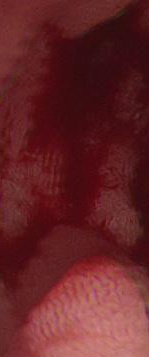
#> input picture CutDM/bboxdesenfoque (148).jpg, 149 x 357 px; its folder holds only this picture in this run
$ python IPR.py   (older library calls are emulated)
#> lines starting #> are read from the running program, lines starting #| are printed output that depends on the picture; after the words box and inside, x2 and y2 are one past the last pixel; in counts of white or black regions, pixels touching at a corner belong together
# -*- coding: utf-8 -*-
"""
Created on Thu Jul 25 18:21:18 2019

@author: Nataly
"""
import cv2
import numpy as np
import pylab as plt
from matplotlib import pyplot as plt
from scipy import ndimage as ndi

from skimage import feature
from skimage.morphology import skeletonize

def tloga(img):
    img = (np.log(img+1)/(np.log(1+np.max(img))))*255
    img = np.array(img,dtype=np.uint8)
    return img

def normalizacionMaxMin(img):
    img2 = cv2.normalize(img, None, 0, 255, norm_type=cv2.NORM_MINMAX, dtype=cv2.CV_8UC3)
    return img2

import glob
from skimage.filters import roberts, sobel, sobel_h, sobel_v, scharr


for file in glob.glob("*.jpg"):
    img=cv2.imread(file)
#> img is the input picture: shape (357, 149, 3); mean B, G, R 38.7, 36, 100.4
    img=normalizacionMaxMin(img)
    #plt.imshow(img)
    #plt.show()
    YUV=cv2.cvtColor(img,cv2.COLOR_BGR2YUV)
#> YUV: shape (357, 149, 3); mean of channels 0, 1, 2 63.2, 117.9, 176.2
    Y,U,V=cv2.split(YUV)
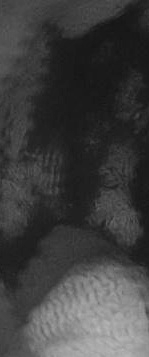
#> Y: shape (357, 149); min 19, max 186, mean 63.2
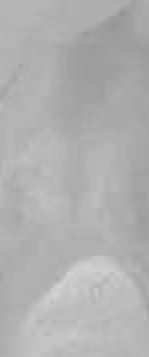
#> V: shape (357, 149); min 144, max 215, mean 176.2
    plt.imshow(V)
    plt.show()
    # Calcution of Sobelx
    sobelx = cv2.Sobel(V,cv2.CV_64F,1,0,ksize=5)

    # Calculation of Sobely
    sobely = cv2.Sobel(V,cv2.CV_64F,0,1,ksize=5)
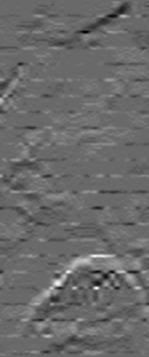
#> sobely: shape (357, 149) float64; min -610, max 858, mean 3.3; drawn with min black and max white
    sobelf = np.hypot(sobelx, sobely)
    sobelf *= 255.0 / np.max(sobelf)
    edge_roberts = roberts(V)
    edge_sobel = sobel(V)


    # Calculation of Laplacian
    laplacian = cv2.Laplacian(V,cv2.CV_64F)
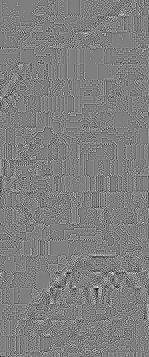
#> laplacian: shape (357, 149) float64; min -15, max 15, mean -0.00122; drawn with min black and max white

    #canny
    #img2 = cv2.normalize(V, None, 0, 1, norm_type=cv2.NORM_MINMAX, dtype=cv2.CV_8UC3)

    min_ = 100
    max_ = 250
    th3 = cv2.adaptiveThreshold(V,255,cv2.ADAPTIVE_THRESH_GAUSSIAN_C,cv2.THRESH_BINARY,11,2)
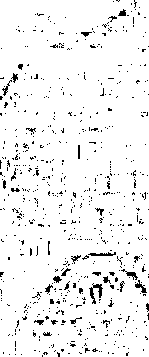
#> th3: shape (357, 149); 94.6% white; black in thin lines or dots
    edges = cv2.Canny(img,min_,max_,L2gradient=False)
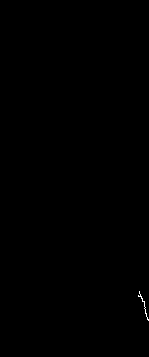
#> edges: shape (357, 149); 0.07% white in thin lines or dots, all inside (x1, y1, x2, y2) = (138, 291, 149, 321)
    # [7 lines of commented-out code are left out]
    plt.imshow(edges*-1,'Greys')
    plt.show()
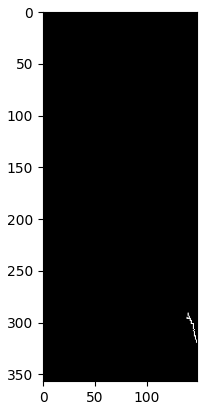
#> figure drawn by matplotlib, 1 panel
    plt.imshow(th3,'Greys')
    plt.show()
    #plt.imshow(edge_roberts,'Greys')
    #plt.show()

$ run again, on CutDM/bboxdesenfoque (263).jpg
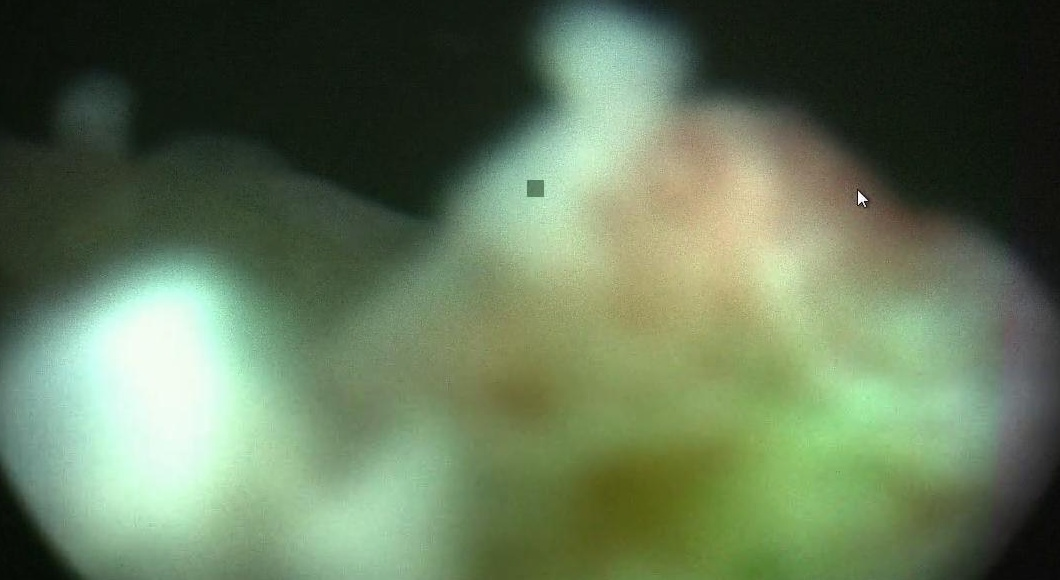
#> input picture CutDM/bboxdesenfoque (263).jpg, 1060 x 580 px
#> img is the input picture: shape (580, 1060, 3); mean B, G, R 88.5, 117.9, 99.2
#> YUV: shape (580, 1060, 3); mean of channels 0, 1, 2 108.9, 118.1, 119.4
#> `th3 = cv2.adaptiveThreshold(V,255,cv2.ADAPTIVE_THRESH_GAUSSIAN_C,cv2.T..`:
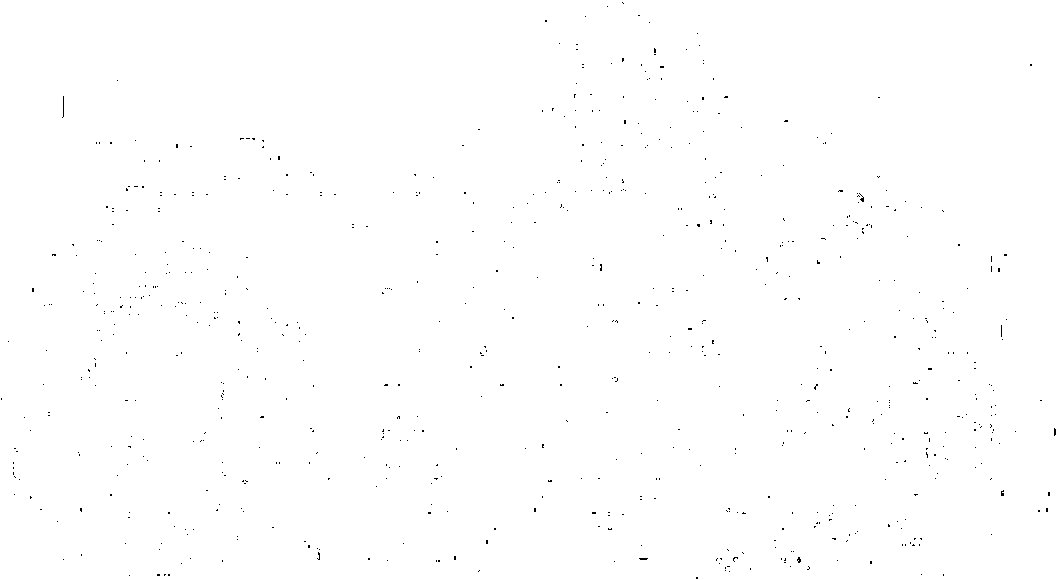
#> th3: shape (580, 1060); 99.7% white; black in thin lines or dots
#> edges: shape (580, 1060); 0.02% white in thin lines or dots, all inside (x1, y1, x2, y2) = (526, 179, 868, 209)
#> `plt.show()`:
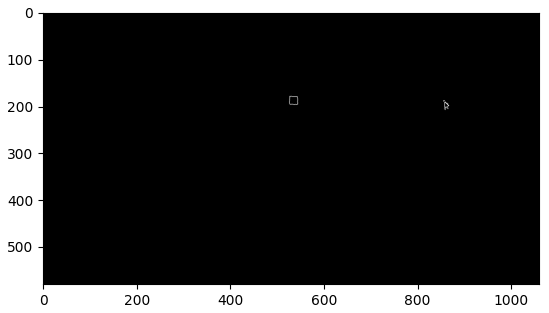
#> figure drawn by matplotlib, 1 panel

$ run again, on CutDM/bboxdesenfoque (276).jpg
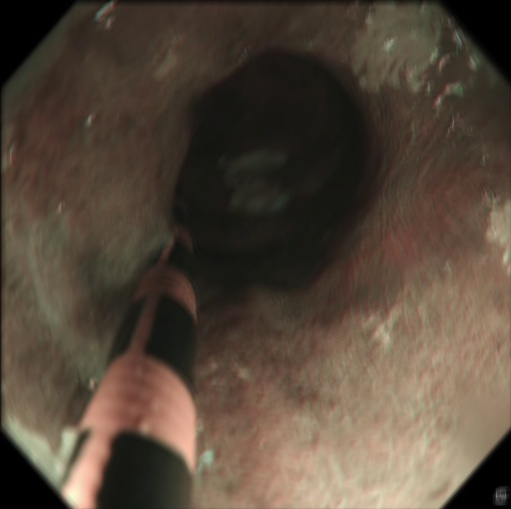
#> input picture CutDM/bboxdesenfoque (276).jpg, 511 x 509 px
#> img is the input picture: shape (509, 511, 3); mean B, G, R 58.4, 71.8, 85.3
#> YUV: shape (509, 511, 3); mean of channels 0, 1, 2 74.3, 120.3, 137.7
#> `th3 = cv2.adaptiveThreshold(V,255,cv2.ADAPTIVE_THRESH_GAUSSIAN_C,cv2.T..`:
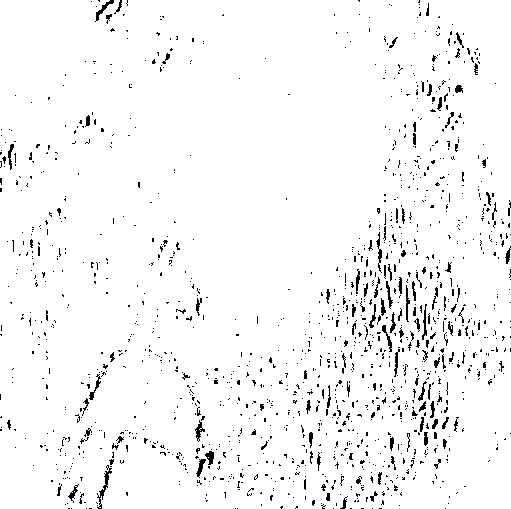
#> th3: shape (509, 511); 96.3% white; black in thin lines or dots
#> edges: shape (509, 511); 0.37% white in thin lines or dots
#> `plt.show()`:
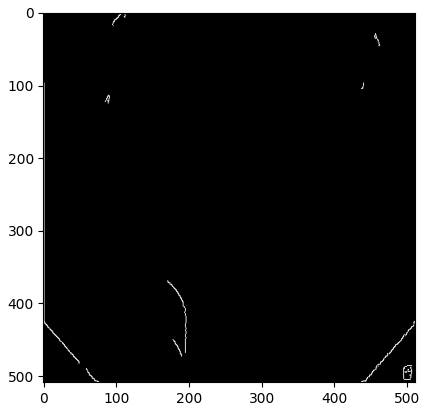
#> figure drawn by matplotlib, 1 panel

$ run again, on CutDM/bboxdesenfoque (313).jpg
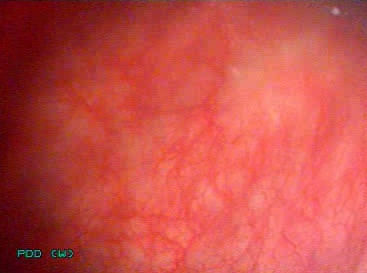
#> input picture CutDM/bboxdesenfoque (313).jpg, 367 x 273 px
#> img is the input picture: shape (273, 367, 3); mean B, G, R 71.8, 78, 196.7
#> YUV: shape (273, 367, 3); mean of channels 0, 1, 2 112.8, 107.8, 201.6
#> th3: shape (273, 367); 90.7% white; black in thin lines or dots
#> edges: shape (273, 367); 0.24% white in thin lines or dots, all inside (x1, y1, x2, y2) = (17, 8, 341, 259)
#> `plt.show()`:
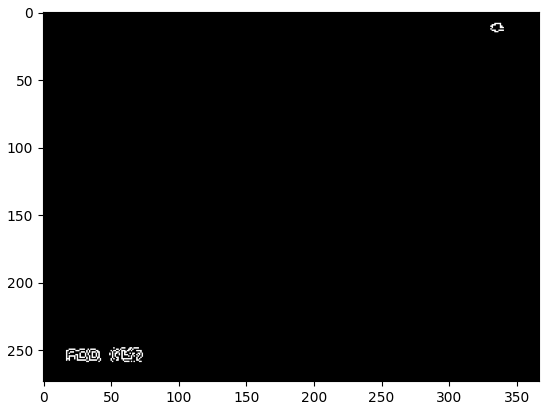
#> figure drawn by matplotlib, 1 panel
